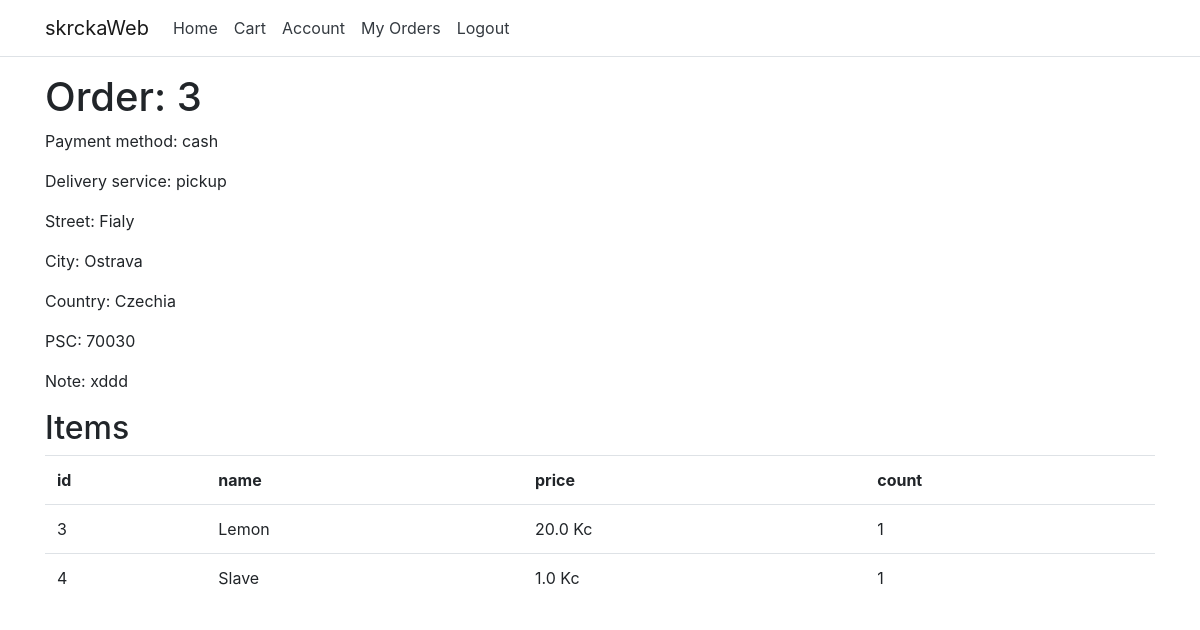
Page /shop/order_detail/3 (signed in) on the committed database.
### shop/models.py (models this page shows, shortened)
class Order(models.Model):
    user = models.ForeignKey(get_user_model(), on_delete=models.CASCADE, default=0)
    payment_method = models.ForeignKey(PaymentMethod, on_delete=models.CASCADE, default=0)
    delivery_service = models.ForeignKey(DeliveryService, on_delete=models.CASCADE, default=0)
    street = models.CharField(max_length=255)
    city = models.CharField(max_length=255)
    country = models.CharField(max_length=255)
    psc = models.CharField(max_length=5)
    note = models.CharField(max_length=255)

class PaymentMethod(models.Model):
    name = models.CharField(max_length=255)
    desc = models.CharField(max_length=255)

class DeliveryService(models.Model):
    name = models.CharField(max_length=255)
    price = models.FloatField()

class OrderItem(models.Model):
    product = models.ForeignKey(Product, on_delete=models.CASCADE, default=0)
    count = models.IntegerField(default=0)
    order = models.ForeignKey(Order, on_delete=models.CASCADE, default=0)

class Product(models.Model):
    name = models.CharField(max_length=255)
    price = models.FloatField()
    stock = models.IntegerField()
    image_url = models.CharField(max_length=2083)

### shop/views.py (the view)
# urls.py: path('order_detail/<int:id>', views.order_detail, name='order_detail'),
@login_required
def order_detail(request, id):
    o = Order.objects.filter(id=id).first()
    ois = OrderItem.objects.filter(order_id=id)
    return render(request, 'order_detail.html',
                    {'o': o, 'ois': ois})

### shop/templates/order_detail.html
{% extends 'base.html' %}
{% block content %}
<h1>Order: {{ o.id }}</h1>
<p>Payment method: {{ o.payment_method.name }}</p>
<p>Delivery service: {{ o.delivery_service.name }}</p>
<p>Street: {{ o.street }}</p>
<p>City: {{ o.city }}</p>
<p>Country: {{ o.country }}</p>
<p>PSC: {{ o.psc }}</p>
<p>Note: {{ o.note }}</p>
<h2>Items</h1>
    <table class="table">
        <tr>
            <th>id</th>
            <th>name</th>
            <th>price</th>
            <th>count</th>
        </tr>
        {% for item in ois %}
        <tr>
            <td>{{ item.id }}</td>
            <td>{{ item.product.name }}</td>
            <td>{{ item.product.price }} Kc</td>
            <td>{{ item.count }}</td>
        </tr>
        {% endfor %}
    </table>
    {% endblock %}

### rows in the picture
Order: id "3", payment_method.name "cash", delivery_service.name "pickup", street "Fialy", city "Ostrava", country "Czechia", psc "70030", note "xddd"
OrderItem: id "3", product.name "Lemon", product.price "20.0", count "1"
OrderItem: id "4", product.name "Slave", product.price "1.0", count "1"
